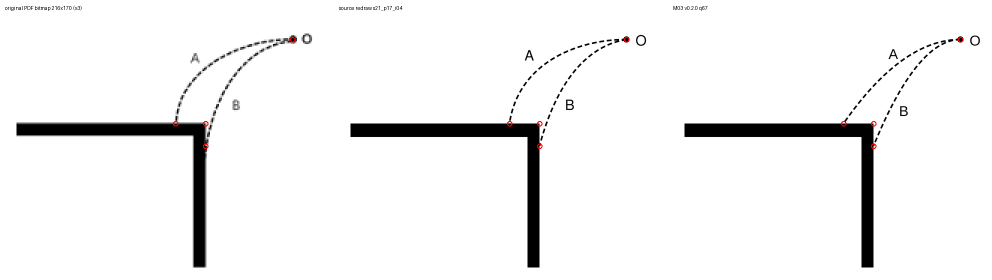
#> input picture 广东行测18套模拟/M03/核验记录/claude_review/v020/q67_orig_src_new_side_by_side.png, 1984 x 560 px, given in place of s19_p19_i00.png, which was not available (shown at 1/2 size)
$ python q70_contours.py out.png
#> lines starting #> are read from the running program, lines starting #| are printed output that depends on the picture; after the words box and inside, x2 and y2 are one past the last pixel; in counts of white or black regions, pixels touching at a corner belong together
"""Q70: separate the solid contour lines (large connected components) from dashes
(ski runs) and text, render each contour component in its own colour, and list the
components crossed along transects.  Usage: python3 q70_contours.py <out_dir>"""
import sys
from collections import deque

import numpy as np
from PIL import Image, ImageDraw

SRC = "/home/user/xing-ce1/模考/2026下半年广东卷_16-33季_AI可读/assets/s19_p19_i00.png"
OUT = sys.argv[1] if len(sys.argv) > 1 else "."
im = np.array(Image.open(SRC).convert("L"))
H, W = im.shape
#> H = 560; W = 1984
dark = im < 150
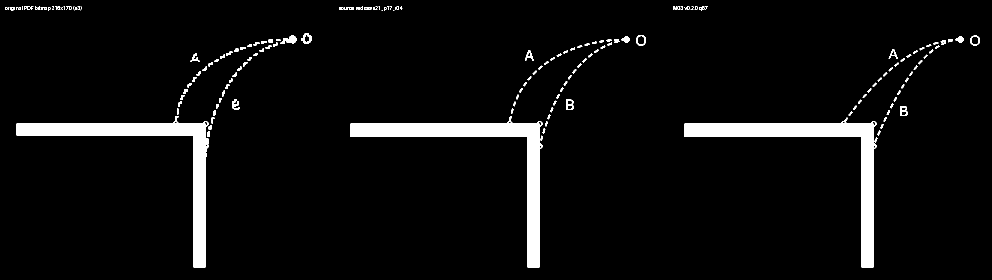
#> dark: shape (560, 1984) bool (shown at 1/2 size); 5% white; 179 white regions (43 under 20 px), largest, box (x1, y1, x2, y2) and area: (701, 232, 1085, 535) 16618, (1369, 235, 1753, 535) 16612, (33, 232, 417, 535) 15664
# erase the outer frame and the legend box (and its content) so that contour lines
# touching the frame are not merged into one component
dark[:6, :] = False
dark[384:, :] = False
dark[:, :6] = False
dark[:, 593:] = False
dark[249:, :196] = False
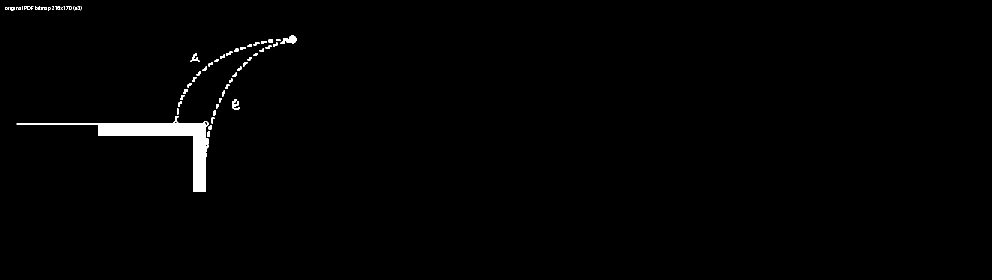
#> dark: shape (560, 1984) bool (shown at 1/2 size); 0.99% white; 68 white regions (23 under 20 px), largest, box (x1, y1, x2, y2) and area: (33, 232, 417, 384) 8454, (561, 70, 593, 88) 309, (465, 199, 480, 220) 162
# erase the circled run labels (1) and (2); they touch neighbouring contours and would
# merge two different contour lines into one component
yy, xx = np.mgrid[0:H, 0:W]
for cx, cy, r in ((277.5, 130.5, 16.5), (379.0, 120.0, 16.0)):
    dark[(xx - cx) ** 2 + (yy - cy) ** 2 <= r ** 2] = False


def label(mask):
    lab = np.zeros(mask.shape, int)
    n = 0
    sizes = {}
    for y in range(mask.shape[0]):
        for x in range(mask.shape[1]):
            if mask[y, x] and not lab[y, x]:
                n += 1
                q = deque([(y, x)])
                lab[y, x] = n
                cnt = 0
                while q:
                    cy, cx = q.popleft()
                    cnt += 1
                    for dy in (-1, 0, 1):
                        for dx in (-1, 0, 1):
                            ny, nx = cy + dy, cx + dx
                            if 0 <= ny < mask.shape[0] and 0 <= nx < mask.shape[1] and mask[ny, nx] and not lab[ny, nx]:
                                lab[ny, nx] = n
                                q.append((ny, nx))
                sizes[n] = cnt
#> lab: shape (560, 1984) int64; 71 distinct labels, from 0 to 70
#> after the loop, n = 70
    return lab, sizes


lab, sizes = label(dark)
#> sizes = 70 items
big = {k: v for k, v in sizes.items() if v >= 120}
#> big = {29: 309, 62: 162, 67: 8454}
print("components >=120 px:", len(big))
#| components >=120 px: 3
rng = np.random.default_rng(3)
colors = {k: tuple(int(c) for c in rng.integers(30, 230, 3)) for k in big}
#> colors = {29: (192, 47, 65), 62: (77, 66, 190), 67: (203, 146, 37)}
rgb = np.full((H, W, 3), 255, np.uint8)
small = (lab > 0) & ~np.isin(lab, list(big))
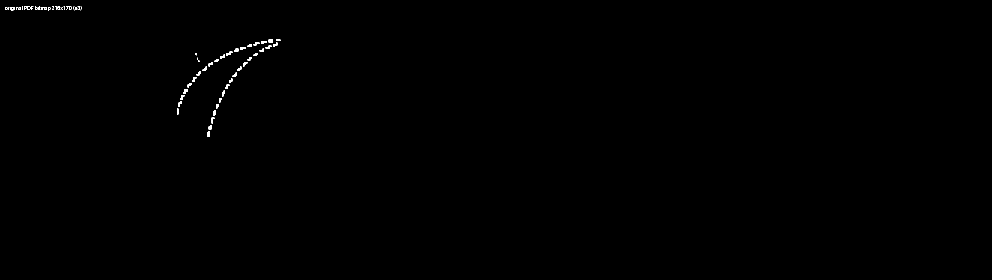
#> small: shape (560, 1984) bool (shown at 1/2 size); 0.18% white; 67 white regions (26 under 20 px), largest, box (x1, y1, x2, y2) and area: (414, 262, 420, 274) 63, (537, 79, 546, 85) 54, (522, 82, 534, 88) 54
rgb[small] = (170, 170, 170)
for k in big:
    rgb[lab == k] = colors[k]
#> this loop made 3 passes
#> k on passes 1 to 3: 29, 62, 67
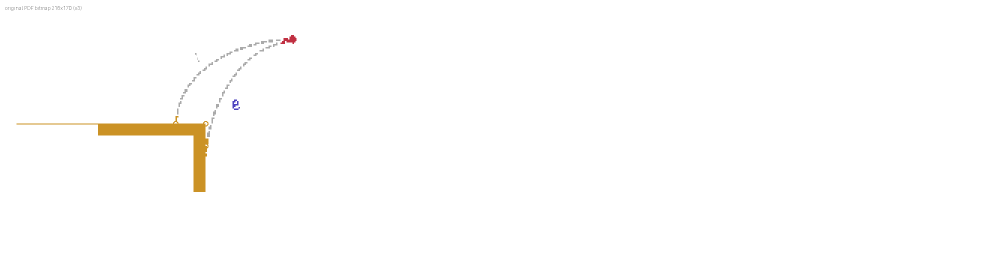
#> rgb: shape (560, 1984, 3) (shown at 1/2 size); mean of channels 0, 1, 2 254.4, 253.9, 253.1; drawn as R, G, B
img = Image.fromarray(rgb).resize((W * 3, H * 3), Image.NEAREST)
d = ImageDraw.Draw(img)
for k in big:
    ys, xs = np.nonzero(lab == k)
    i = len(ys) // 2
    order = np.argsort(xs)
    yy, xx = ys[order][i], xs[order][i]
    d.text((xx * 3 + 4, yy * 3 - 12), str(k), fill=(0, 0, 0))
#> this loop made 3 passes
#> (k, i, yy, xx) on passes 1 to 3: (29, 154, 73, 581), (62, 81, 202, 470), (67, 4227, 262, 355)
img.save(f"{OUT}/q70_components.png")
np.save(f"{OUT}/q70_labels.npy", lab)
for k, v in sorted(big.items(), key=lambda kv: -kv[1]):
    ys, xs = np.nonzero(lab == k)
    print(f"comp {k:4d} size {v:5d} bbox x[{xs.min()},{xs.max()}] y[{ys.min()},{ys.max()}]")
#> this loop made 3 passes
#> (k, v) on passes 1 to 3: (67, 8454), (29, 309), (62, 162)
#| comp   67 size  8454 bbox x[33,416] y[232,383]
#| comp   29 size   309 bbox x[561,592] y[70,87]
#| comp   62 size   162 bbox x[465,479] y[199,219]

$ run again, on 广东行测24天集训/共享输入/数量原文/img/GD2023X_xc_a34.png
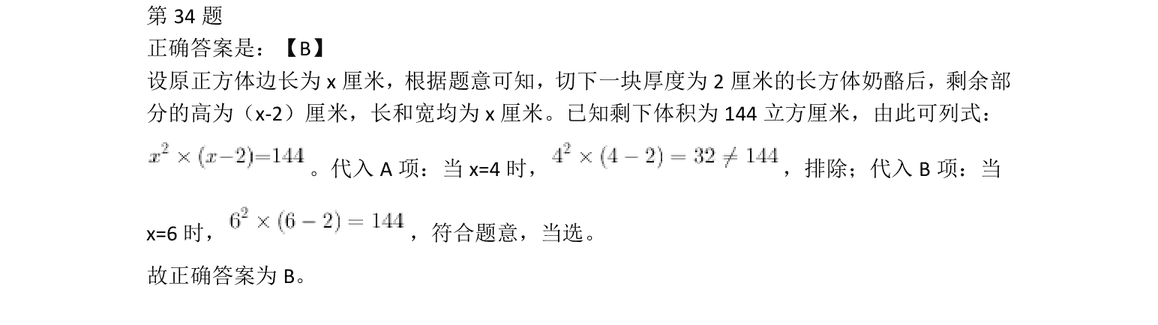
#> input picture 广东行测24天集训/共享输入/数量原文/img/GD2023X_xc_a34.png, 1158 x 325 px, given in place of s19_p19_i00.png, which was not available
#> `dark = im < 150`:
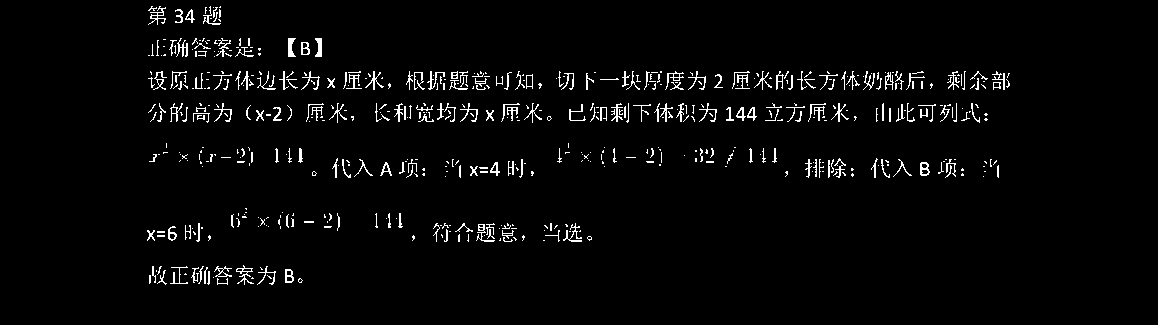
#> dark: shape (325, 1158) bool; 3% white in thin lines or dots, all inside (x1, y1, x2, y2) = (147, 6, 1010, 285)
#> after the loop in label, `for y in range(mask.shape[0]):`:
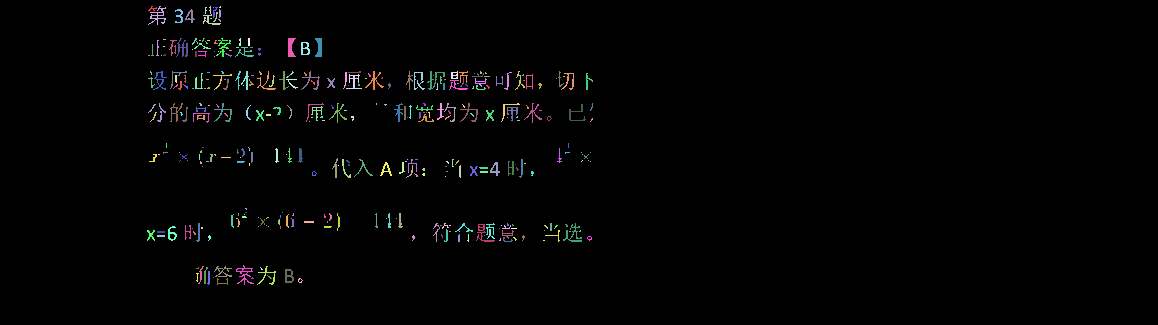
#> lab: shape (325, 1158) int64; 357 distinct labels, from 0 to 356; one colour per label, 0 black
#> sizes = 356 items
#> big = 0 items
#| components >=120 px: 0
#> img: PIL image 3474x975 RGB; values 170 (black) and 255 (white), 98.2% white; 356 black regions (75 under 20 px), largest, box (x1, y1, x2, y2) and area: (1689, 669, 1746, 726) 954, (864, 114, 888, 171) 918, (708, 795, 762, 855) 918
